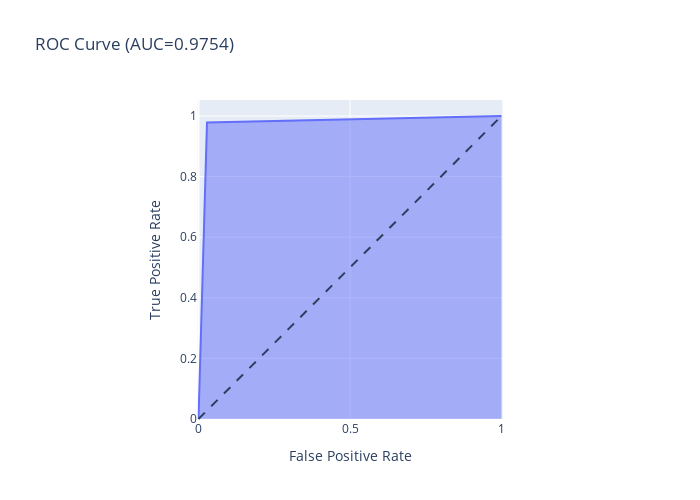

This figure's notebook cell:
### Code cell
xgb = XGBClassifier()

model(xgb, X_train, y_train, X_test, y_test)

### Figure 1 — Plotly figure (JSON) as saved in the notebook; plotly's stock layout.template omitted (floating-point values rounded to 4 significant figures)
{"data": [{"fillpattern": {"shape": ""}, "hovertemplate": "False Positive Rate=%{x}<br>True Positive Rate=%{y}<extra></extra>", "legendgroup": "", "line": {"color": "#636efa"}, "marker": {"symbol": "circle"}, "mode": "lines", "name": "", "orientation": "v", "showlegend": false, "stackgroup": "1", "type": "scatter", "x": [0, 0.02802, 1], "xaxis": "x", "y": [0, 0.9787, 1], "yaxis": "y"}], "layout": {"height": 500, "legend": {"tracegroupgap": 0}, "shapes": [{"line": {"dash": "dash"}, "type": "line", "x0": 0, "x1": 1, "y0": 0, "y1": 1}], "title": {"text": "ROC Curve (AUC=0.9754)"}, "width": 700, "xaxis": {"anchor": "y", "constrain": "domain", "domain": [0, 1], "title": {"text": "False Positive Rate"}}, "yaxis": {"anchor": "x", "domain": [0, 1], "scaleanchor": "x", "scaleratio": 1, "title": {"text": "True Positive Rate"}}}}
